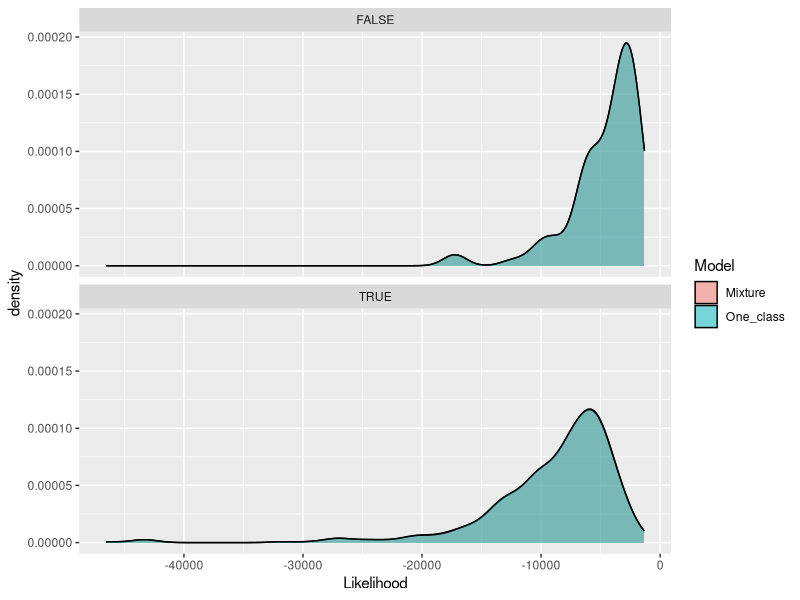
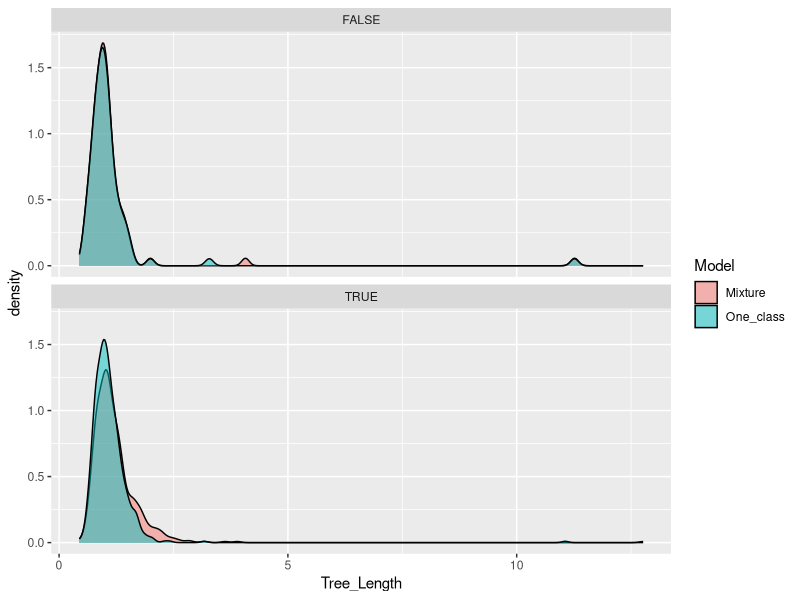
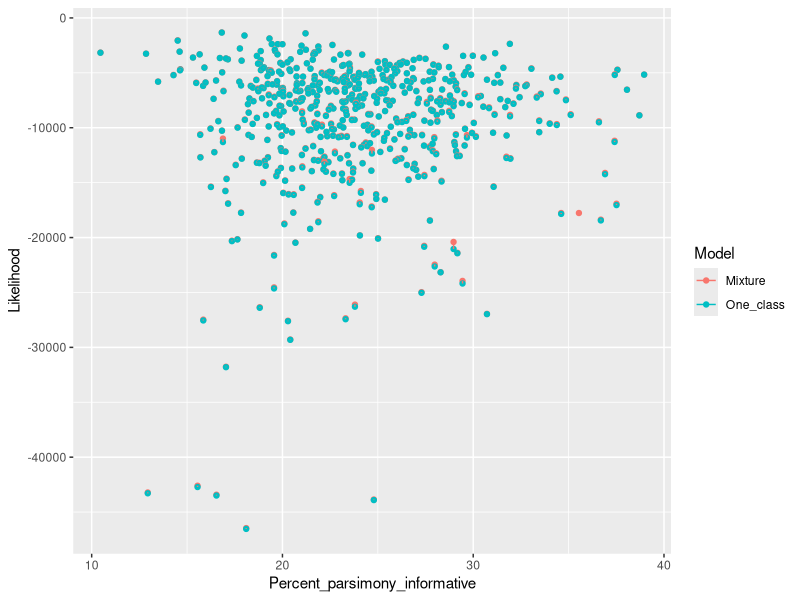
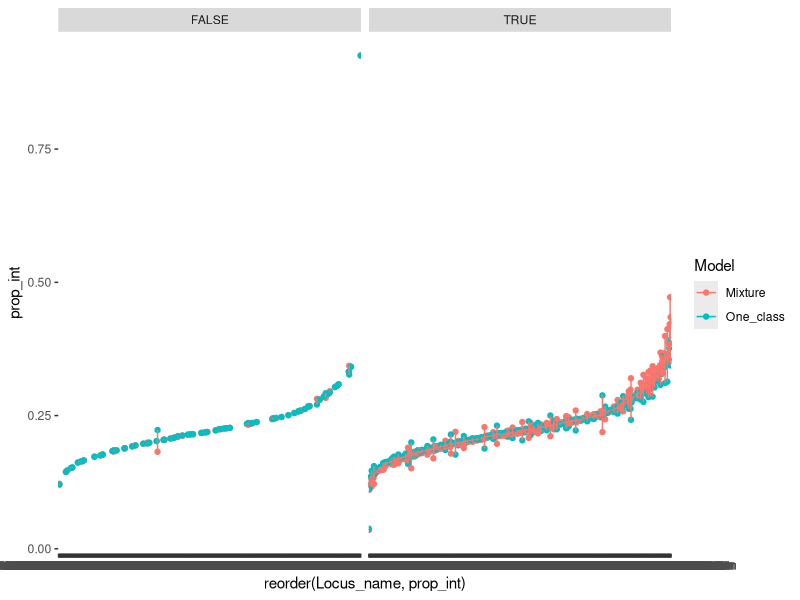
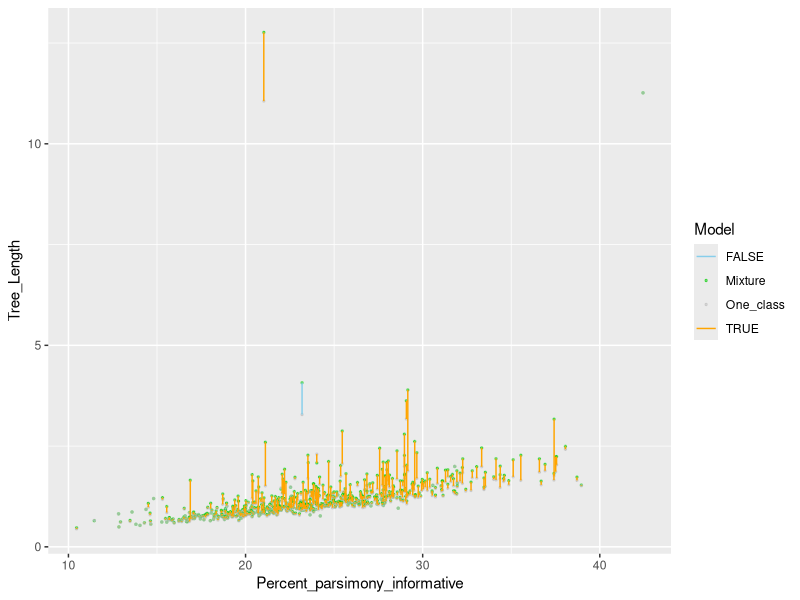
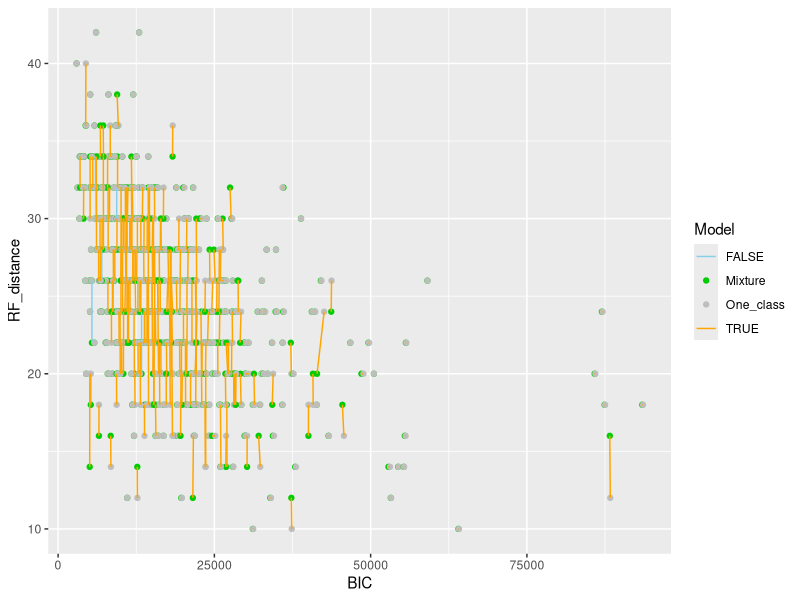

These figures' R source, in order: (Note: this script raises an error after producing the figures.)
## ---- chunk 1
library(tidyverse)
## ---- chunk 2
summary <- read_csv("summary.csv")
colnames(summary)
## ---- chunk 3
summary$Best %>% table()/2
## ---- chunk 4
summary <- summary %>%
  mutate(Percent_parsimony_informative = str_remove(Percent_parsimony_informative, "%") %>% as.numeric()) %>%
  mutate(If_mix = str_detect(Model_string, "MIX"),
         Num_class = str_count(Model_string, ",") + 1)

summary <- summary %>%
  group_by(Locus_name) %>%
  mutate(If_mix = if(any(If_mix[Model == "Mixture"])) TRUE else FALSE) %>%
  ungroup()
## ---- chunk 5
summary$If_mix %>% table()/2
summary %>% filter(Model == "Mixture") %>% select(Num_class) %>% table()
## ---- chunk 6
summary %>% ggplot(aes(x = Likelihood, fill = Model)) + geom_density(alpha = 0.5) + facet_wrap(~If_mix, nrow = 2)
## ---- chunk 7
summary %>% ggplot(aes(x = Tree_Length, fill = Model)) + geom_density(alpha = 0.5) + facet_wrap(~If_mix, nrow = 2)
## ---- chunk 8
summary %>% filter(If_mix == TRUE) %>%
  ggplot(aes(x = Percent_parsimony_informative, y = Likelihood, color = Model, group = Locus_name)) + 
  geom_point() +
  geom_line()
## ---- chunk 9
summary %>%
  ggplot(aes(x = reorder(Locus_name, prop_int), y = prop_int, color = Model, group = Locus_name)) + 
  geom_point() +
  geom_line() +
  facet_wrap(~If_mix)
## ---- chunk 10
summary %>%
  ggplot(aes(x = Percent_parsimony_informative, y = Tree_Length, group = Locus_name)) + 
  geom_point(aes(color = Model), size = 0.5, alpha = 0.5) +
  geom_line(aes(color = If_mix)) +
  scale_color_manual(values = c("Mixture" = "green3", "One_class" = "gray", "TRUE" = "orange", "FALSE" = "skyblue"))

## ---- chunk 11
summary %>%
  ggplot(aes(x = BIC, y = RF_distance, group = Locus_name)) + 
  geom_point(aes(color = Model)) +
  geom_line(aes(color = If_mix)) +
  scale_color_manual(values = c("Mixture" = "green3", "One_class" = "gray", "TRUE" = "orange", "FALSE" = "skyblue"))

## ---- chunk 12
colnames(summary)
## ---- chunk 13
summary_diff <- summary %>%
  select(Model, Locus_name, where(is.numeric)) %>%
  select(-c(Length, Ntaxa, Percent_constant, Site_patterns, Num_class)) %>%
  gather(Parameter, Value, -Model, -Locus_name) %>%
  spread(Model, Value) %>%
  group_by(Locus_name, Parameter) %>%
  mutate(Difference =  Mixture - One_class) %>%
  ungroup() %>%
  select(-Mixture, -One_class) %>%
    pivot_wider(names_from = Parameter, values_from = Difference)

summary_diff_add <- summary %>%
  select(Model, Locus_name, If_mix, Best, Length, Ntaxa, Percent_constant, Percent_parsimony_informative, Site_patterns, Num_class) %>%
  filter(Model == "Mixture") %>%
  select(-Model)

summary_diff <- left_join(summary_diff, summary_diff_add, by = c("Locus_name"))
## ---- chunk 14
summary_diff_percent <- summary %>%
  select(Model, Locus_name, where(is.numeric)) %>%
  select(-c(Length, Ntaxa, Percent_constant, Site_patterns, Num_class)) %>%
  gather(Parameter, Value, -Model, -Locus_name) %>%
  spread(Model, Value) %>%
  group_by(Locus_name, Parameter) %>%
  mutate(Difference =  (Mixture - One_class)/One_class) %>%
  ungroup() %>%
  select(-Mixture, -One_class) %>%
    pivot_wider(names_from = Parameter, values_from = Difference)

summary_diff_percent_add <- summary %>%
  select(Model, Locus_name, If_mix, Best, Length, Ntaxa, Percent_constant, Percent_parsimony_informative, Site_patterns, Num_class) %>%
  filter(Model == "Mixture") %>%
  select(-Model)

summary_diff_percent <- left_join(summary_diff_percent, summary_diff_percent_add, by = c("Locus_name"))
## ---- chunk 15
summary_diff %>% ggplot(aes(x = Likelihood, fill = as.factor(Num_class))) + 
  geom_density(alpha = 0.5) +
  xlim
## ---- chunk 16
summary_diff %>% ggplot(aes(x = BIC, fill = as.factor(Num_class))) + 
  geom_density(alpha = 0.5) + xlim(-110,60)
## ---- chunk 17
summary_diff %>% ggplot(aes(x = RF_distance, fill = as.factor(Num_class))) + 
  geom_density(alpha = 0.5)
## ---- chunk 18
high_diff_bl <- summary_diff_percent %>% filter(abs(Tree_Length) > 0.1) %>% select(Locus_name, Ntaxa, Tree_Length, If_mix, BIC, Tree_Length, RF_distance, Best)
table(high_diff_bl$If_mix)
table(high_diff_bl$Best)
## ---- chunk 19
summary_diff %>% ggplot(aes(x = as.factor(Num_class), y= RF_distance)) + 
  geom_violin()
## ---- chunk 20
summary_diff %>% ggplot(aes(x = prop_int)) + 
    geom_density(alpha = 0.5) + facet_wrap(~Num_class, nrow = length(unique(summary_diff$Num_class)), scales = "free_y")
